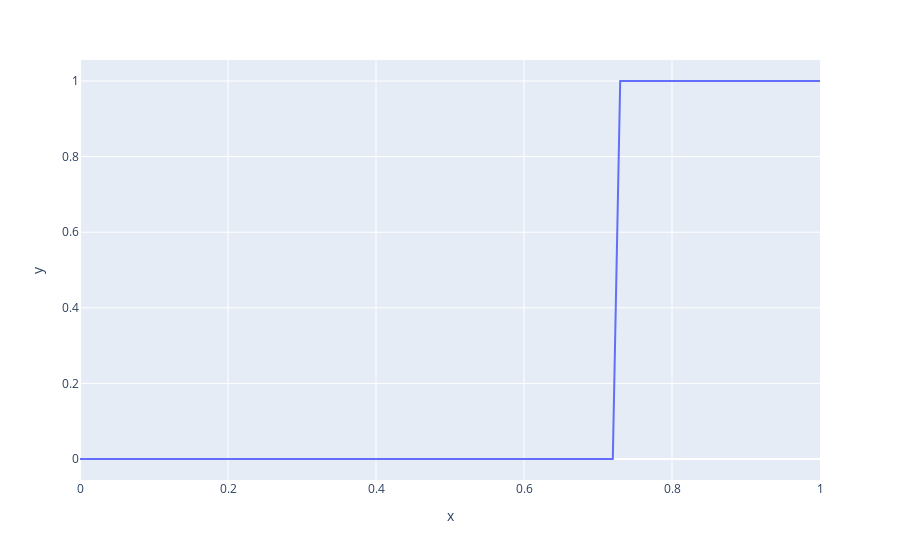

Notebook cell for this chart:
### Code cell
from sklearn.naive_bayes import GaussianNB


nb = GaussianNB()

nb.fit(X_train, y_train)
px.line(x=np.linspace(0, 1, 101), y=nb.predict_proba(vecs)[:, 0])

### Figure 1 — Plotly figure (JSON) as saved in the notebook; plotly's stock layout.template omitted (floating-point values rounded to 4 significant figures)
{"data": [{"hovertemplate": "x=%{x}<br>y=%{y}<extra></extra>", "legendgroup": "", "line": {"color": "#636efa", "dash": "solid"}, "marker": {"symbol": "circle"}, "mode": "lines", "name": "", "orientation": "v", "showlegend": false, "type": "scatter", "x": [0, 0.01, 0.02, 0.03, 0.04, 0.05, 0.06, 0.07, 0.08, 0.09, 0.1, 0.11, 0.12, 0.13, 0.14, 0.15, 0.16, 0.17, 0.18, 0.19, 0.2, 0.21, 0.22, 0.23, 0.24, 0.25, 0.26, 0.27, 0.28, 0.29, 0.3, 0.31, 0.32, 0.33, 0.34, 0.35, 0.36, 0.37, 0.38, 0.39, 0.4, 0.41, 0.42, 0.43, 0.44, 0.45, 0.46, 0.47, 0.48, 0.49, 0.5, 0.51, 0.52, 0.53, 0.54, 0.55, 0.56, 0.57, 0.58, 0.59, 0.6, 0.61, 0.62, 0.63, 0.64, 0.65, 0.66, 0.67, 0.68, 0.69, 0.7, 0.71, 0.72, 0.73, 0.74, 0.75, 0.76, 0.77, 0.78, 0.79, 0.8, 0.81, 0.82, 0.83, 0.84, 0.85, 0.86, 0.87, 0.88, 0.89, 0.9, 0.91, 0.92, 0.93, 0.94, 0.95, 0.96, 0.97, 0.98, 0.99, 1], "xaxis": "x", "y": [0, 0, 0, 0, 0, 0, 0, 0, 0, 0, 0, 0, 0, 0, 0, 0, 0, 0, 0, 0, 0, 0, 0, 0, 0, 0, 0, 0, 0, 0, 0, 0, 0, 0, 0, 0, 0, 0, 0, 0, 0, 0, 0, 0, 0, 0, 0, 0, 0, 0, 0, 0, 0, 0, 0, 0, 0, 0, 0, 0, 0, 0, 0, 0, 0, 0, 0, 0, 0, 0, 0, 0, 0, 1, 1, 1, 1, 1, 1, 1, 1, 1, 1, 1, 1, 1, 1, 1, 1, 1, 1, 1, 1, 1, 1, 1, 1, 1, 1, 1, 1], "yaxis": "y"}], "layout": {"legend": {"tracegroupgap": 0}, "margin": {"t": 60}, "xaxis": {"anchor": "y", "domain": [0, 1], "title": {"text": "x"}}, "yaxis": {"anchor": "x", "domain": [0, 1], "title": {"text": "y"}}}}
